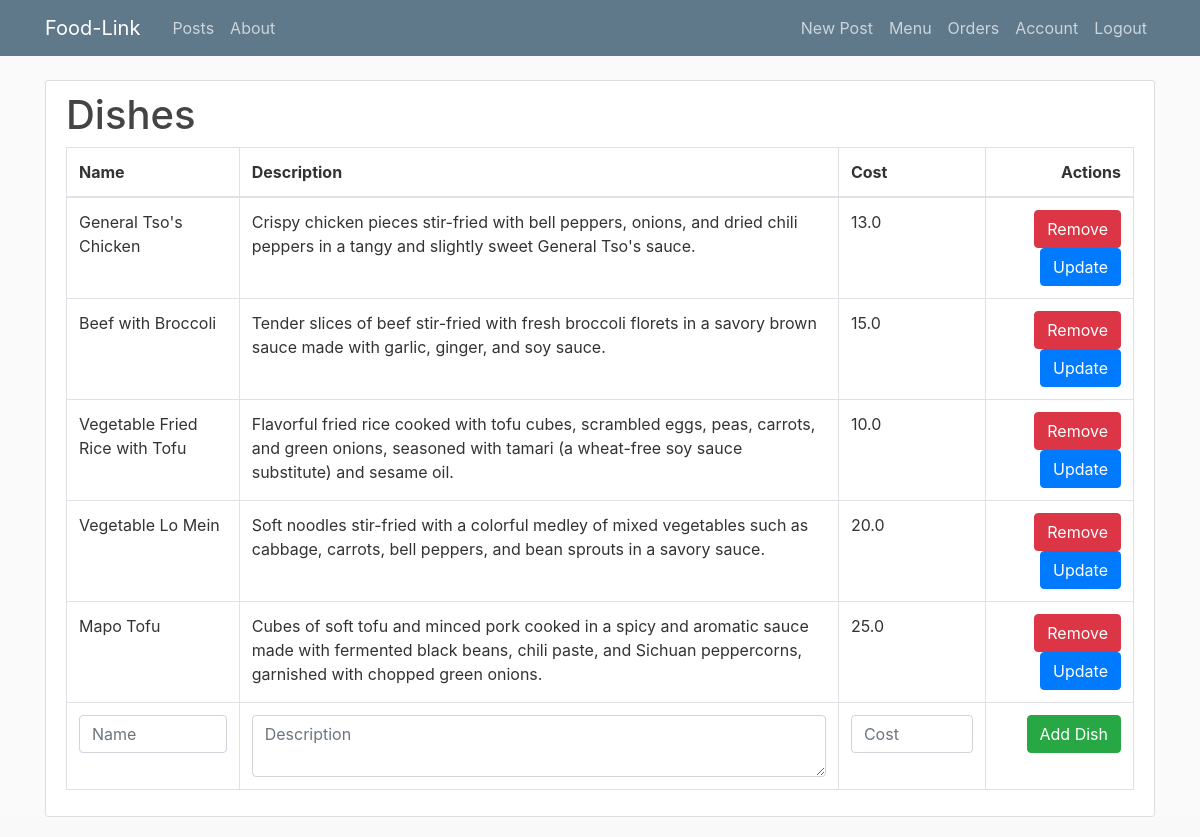
Before: /dishes (signed in) with the older database file.
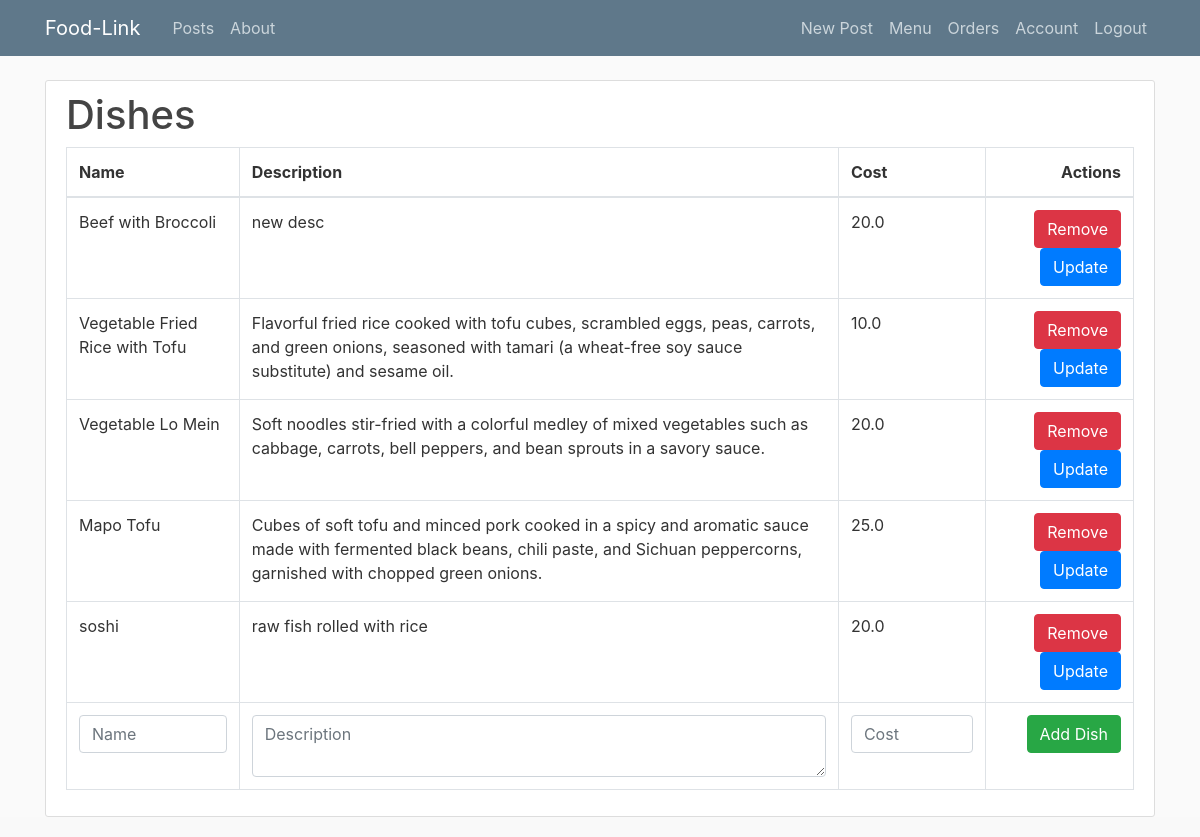
After: the same page with the newer database file.
### flaskblog/models.py (models this page shows, shortened)
class Dish(db.Model):
    id = db.Column(db.Integer, primary_key=True)
    name = db.Column(db.String(50), nullable=False)
    description = db.Column(db.Text, nullable=False)
    cost = db.Column(db.Float, nullable=False)
    restaurant_owner_id = db.Column(db.Integer, db.ForeignKey('user.id'), nullable=False)
    restaurant_owner = db.relationship('User', backref=db.backref('dishes', lazy=True))
    is_deleted = db.Column(db.Boolean, unique=False, default=False)

### flaskblog/routes.py (the view)
@app.route("/dishes", methods=['GET', 'POST'])
@login_required
def get_dishes():
    if current_user.user_type == "customer":
        flash("only restaurant owners can view the dishes page!", 'danger')
        return redirect(url_for('orders'))
    dishes = Dish.query.filter_by(restaurant_owner_id=current_user.id, is_deleted=False).all()
    form = DishForm()
    return render_template('dishes.html', dishes=dishes, form=form)

### flaskblog/forms.py
class DishForm(FlaskForm):
    name = StringField('Name', validators=[DataRequired(), Length(min=2, max=50)])
    description = TextAreaField('Description', validators=[DataRequired()])
    cost = DecimalField('Cost', validators=[DataRequired(), NumberRange(min=0)])
    submit = SubmitField('Add Dish')

### flaskblog/models.py (called while the page is built)
@login_manager.user_loader
def load_user(user_id):
    return User.query.get(int(user_id))

### flaskblog/templates/dishes.html (shortened to what this page needs)
{% extends "layout.html" %}
{% block content %}
    <div class="content-section">
    <h1>Dishes</h1>
    <table class="table table-bordered">
    <thead>
        <tr>
            <th>Name</th>
            <th>Description</th>
            <th>Cost</th>
            <th class="text-right">Actions</th>
        </tr>
    </thead>
    <tbody>
        {% for dish in dishes %}
            <tr>
                <td>{{ dish.name }} </td>
                <td>{{ dish.description }}</td>
                <td>{{ dish.cost }}</td>
                <td class="text-right">
                    <form action="{{ url_for('remove_dish', dish_id=dish.id) }}" method="POST" style="display: inline-block;">
                        <button type="submit" class="btn btn-danger remove-btn" data-id="{{ dish.id }}">Remove</button>
                    </form>
                    <button type="button" class="btn btn-primary edit-btn" data-toggle="modal" data-target="#editModal{{ dish.id }}">Update</button>
                </td>
            </tr>
        {% endfor %}
        <div style="position: fixed; bottom: 0; left: 0; width: 100%; background-color: #f9f9f9; padding: 10px;">
            <form action="{{ url_for('add_dish') }}" method="POST">
                <td>
                    {{ form.name(class="form-control", placeholder="Name") }}
                </td>
                <td>
                    {{ form.description(class="form-control", placeholder="Description") }}
                </td>
                <td>
                    {{ form.cost(class="form-control", placeholder="Cost") }}
                </td>
                <td class="text-right">
                    {{ form.submit(class="btn btn-success") }}
                </td>
            </form>
        </div>
    </tbody>
</table>
    </div>
{% endblock content %}

Changed rows visible on the page:
no longer on this page (row edited): Dish: name "General Tso's Chicken", description "Crispy chicken pieces stir-fried with bell peppers, onions, and dried chili peppers in a tangy and slightly sweet General Tso's sauce.", cost "13.0"
changed Dish "Beef with Broccoli": description "Tender slices of beef stir-fried with fresh broccoli florets in a savory brown sauce made with garlic, ginger, and soy sauce." → "new desc"; cost "15.0" → "20.0"
added Dish: name "soshi", description "raw fish rolled with rice", cost "20.0"
